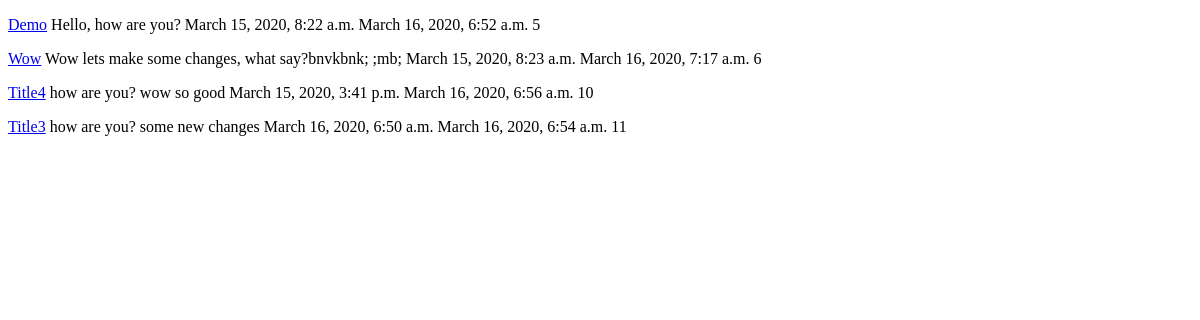
/post/, run on an earlier commit of the app's database.
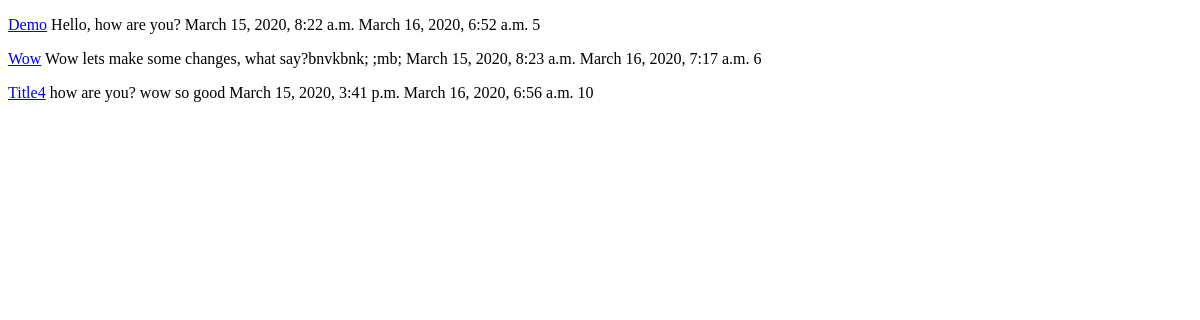
And on a later commit of the database.
### posts/models.py (models this page shows, shortened)
class Post(models.Model):
    title = models.CharField(max_length=120)
    content = models.TextField()
    timestamp = models.DateTimeField(auto_now=False, auto_now_add=True)
    last_updated = models.DateTimeField(auto_now=True, auto_now_add=False)
    def get_absolute_url(self):
        return reverse('posts:detail', kwargs={'id': self.pk})
    """
        the above method is better then using {% url <url path> %}
        (vid ref 19 try django 1.9)
    """

### posts/views.py (the view)
# urls.py: path('', views.post_view, name='home'),
def post_view(request):
    posts = Post.objects.all()
    return render(request,'posts/index.html', {"posts": posts})

### templates/posts/index.html
{% extends 'base.html' %}
{% block content %}
    {% for post in posts%}
        <p>
            <a href="{{ post.get_absolute_url }}">{{ post.title }}</a>
            {{ post.content }}
            {{ post.timestamp }}
            {{ post.last_updated }}
            {{ post.pk }}
        </p>
    {% endfor%}
{% endblock content %}

What changed in the data, as far as the page shows it:
removed Post: title "Title3", content "how are you? some new changes", timestamp "March 16, 2020, 6:50 a.m.", last_updated "March 16, 2020, 6:54 a.m.", pk "11"
